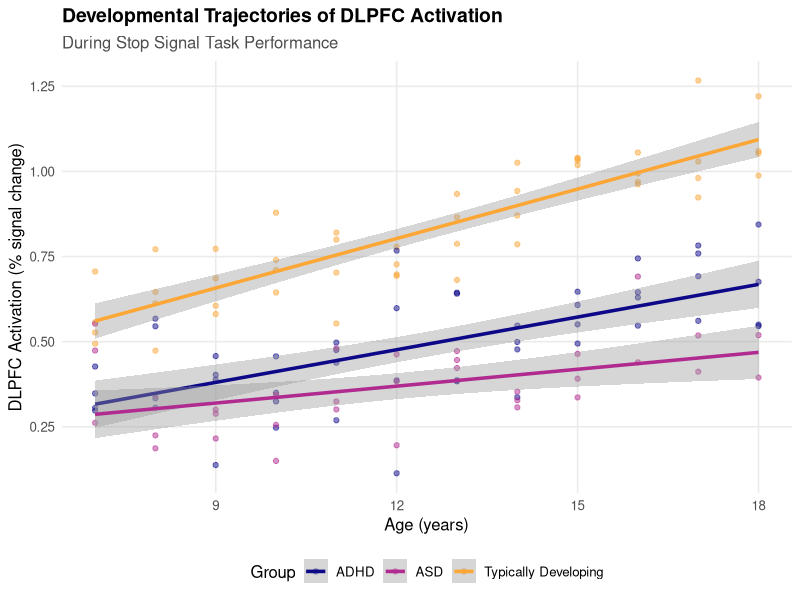
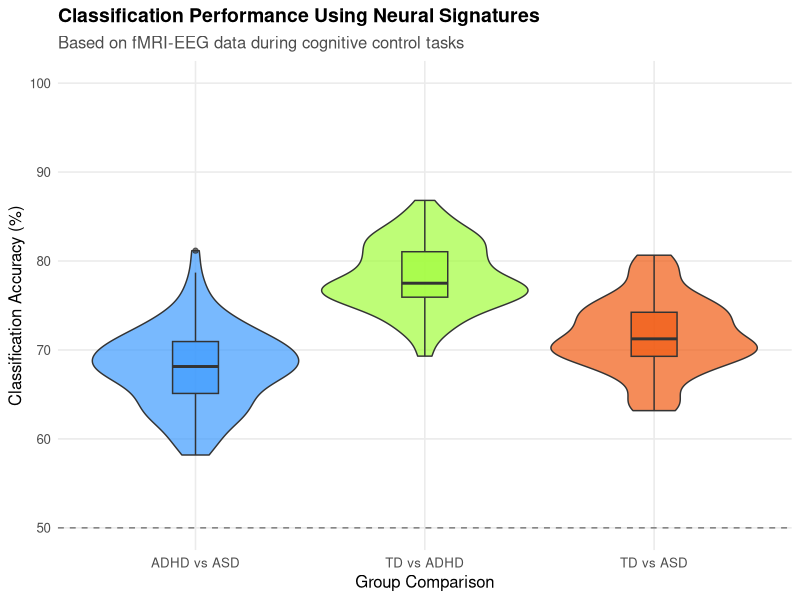
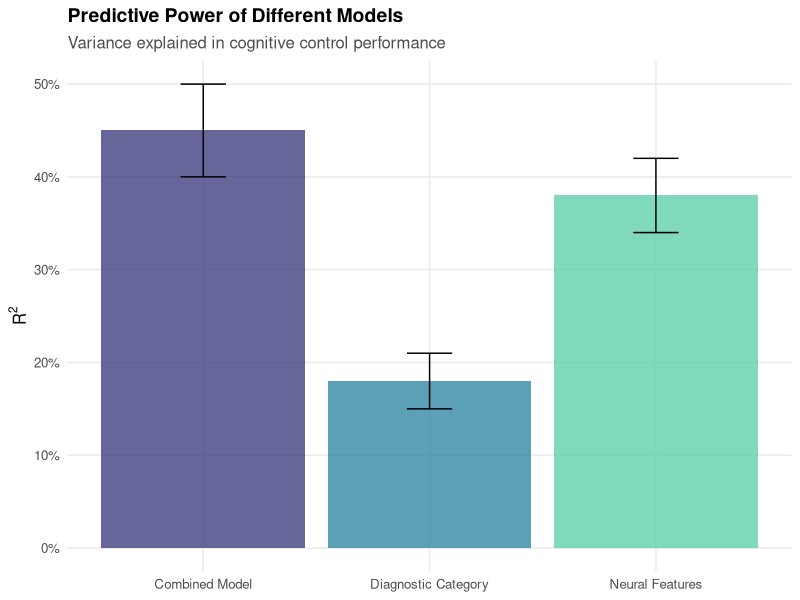

Reproduce these figures in R, in order. (Note: this script raises an error after producing the figures.)
## ---- chunk 1
#| include: false

# Load required libraries
library(tidyverse)
library(knitr)
library(ggplot2)
library(patchwork)
library(viridis)
library(scales)
library(kableExtra)

# Set default chunk options
knitr::opts_chunk$set(
  echo = TRUE,
  warning = FALSE,
  message = FALSE,
  fig.width = 8,
  fig.height = 5,
  dpi = 300,
  out.width = "100%"
)

# Set theme for plots
theme_set(
  theme_minimal(base_size = 12) +
    theme(
      plot.title = element_text(face = "bold", size = 14),
      plot.subtitle = element_text(size = 12, color = "gray30"),
      legend.position = "bottom",
      panel.grid.minor = element_blank()
    )
)
## ---- chunk 2
# Simulate data for demonstration purposes
set.seed(123)
age_range <- 7:18
n_per_age_td <- 4 # 4 subjects per age in TD group
n_per_age_adhd <- 4 # 4 subjects per age in ADHD group
n_per_age_asd <- 3 # 3-4 subjects per age in ASD group (slightly fewer)

# Generate simulated data
generate_data <- function(ages, n_per_age, group, intercept, slope, noise_sd) {
  data <- data.frame()
  for (age in ages) {
    n <- n_per_age
    if (group == "ASD" && age > 15) n <- n - 1 # Fewer ASD participants in older ages

    age_data <- data.frame(
      age = rep(age, n),
      group = rep(group, n),
      activation = intercept + slope * age + rnorm(n, 0, noise_sd)
    )
    data <- rbind(data, age_data)
  }
  return(data)
}

# Generate data for each group with different developmental trajectories
td_data <- generate_data(
  age_range,
  n_per_age_td,
  "Typically Developing",
  0.2,
  0.05,
  0.1
)
adhd_data <- generate_data(age_range, n_per_age_adhd, "ADHD", 0.1, 0.03, 0.15)
asd_data <- generate_data(age_range, n_per_age_asd, "ASD", 0.15, 0.02, 0.12)

# Combine data
all_data <- rbind(td_data, adhd_data, asd_data)

# Create plot
ggplot(all_data, aes(x = age, y = activation, color = group)) +
  geom_point(alpha = 0.5) +
  geom_smooth(method = "lm", formula = y ~ x, se = TRUE, linewidth = 1.2) +
  scale_color_viridis_d(option = "plasma", end = 0.8) +
  labs(
    title = "Developmental Trajectories of DLPFC Activation",
    subtitle = "During Stop Signal Task Performance",
    x = "Age (years)",
    y = "DLPFC Activation (% signal change)",
    color = "Group"
  ) +
  theme(legend.position = "bottom")
## ---- chunk 3
# Simulate classification performance data
set.seed(234)
classification_data <- data.frame(
  comparison = rep(c("TD vs ADHD", "TD vs ASD", "ADHD vs ASD"), each = 100),
  accuracy = c(
    rbeta(100, 78, 22) * 100, # TD vs ADHD (mean ~78%)
    rbeta(100, 72, 28) * 100, # TD vs ASD (mean ~72%)
    rbeta(100, 68, 32) * 100 # ADHD vs ASD (mean ~68%)
  )
)

# Plot classification performance
ggplot(
  classification_data,
  aes(x = comparison, y = accuracy, fill = comparison)
) +
  geom_violin(alpha = 0.7, scale = "width") +
  geom_boxplot(width = 0.2, alpha = 0.7) +
  scale_fill_viridis_d(option = "turbo", begin = 0.2, end = 0.8) +
  labs(
    title = "Classification Performance Using Neural Signatures",
    subtitle = "Based on fMRI-EEG data during cognitive control tasks",
    x = "Group Comparison",
    y = "Classification Accuracy (%)",
    fill = "Comparison"
  ) +
  theme(legend.position = "none") +
  coord_cartesian(ylim = c(50, 100)) +
  geom_hline(yintercept = 50, linetype = "dashed", color = "gray50")
## ---- chunk 4
# Simulate variance explained data
model_data <- data.frame(
  model = c("Diagnostic Category", "Neural Features", "Combined Model"),
  variance_explained = c(0.18, 0.38, 0.45),
  se = c(0.03, 0.04, 0.05)
)

# Plot variance explained
ggplot(model_data, aes(x = model, y = variance_explained, fill = model)) +
  geom_col(position = position_dodge(), alpha = 0.8) +
  geom_errorbar(
    aes(ymin = variance_explained - se, ymax = variance_explained + se),
    width = 0.2,
    position = position_dodge(0.9)
  ) +
  scale_fill_viridis_d(option = "mako", begin = 0.3, end = 0.8) +
  labs(
    title = "Predictive Power of Different Models",
    subtitle = "Variance explained in cognitive control performance",
    x = NULL,
    y = expression(R^2),
    fill = "Model"
  ) +
  scale_y_continuous(labels = scales::percent) +
  theme(legend.position = "none")
## ---- chunk 5
# Create recruitment summary table
recruitment_data <- data.frame(
  Group = c("Typically Developing", "ADHD", "ASD", "Total"),
  Target = c(60, 60, 60, 180),
  Recruited = c(52, 58, 49, 159),
  Completed = c(48, 52, 45, 145),
  `Completion Rate` = c("92.3%", "89.7%", "91.8%", "91.2%")
)

# Format as table
kable(
  recruitment_data,
  caption = "Table 1: Participant recruitment and completion status."
) %>%
  kable_styling(
    bootstrap_options = c("striped", "hover"),
    full_width = FALSE
  ) %>%
  row_spec(nrow(recruitment_data), bold = TRUE)
## ---- chunk 6
# Create budget summary table
budget_categories <- c(
  "Personnel",
  "Equipment",
  "Supplies",
  "Travel",
  "Participant Costs",
  "Other Direct Costs",
  "Indirect Costs",
  "Total"
)

budget_data <- data.frame(
  Category = budget_categories,
  Budgeted = c(285000, 125000, 30000, 20000, 60000, 145000, 199500, 864500),
  Spent = c(271250, 122500, 27500, 17500, 53000, 139000, 189562.5, 820312.5),
  Remaining = c(13750, 2500, 2500, 2500, 7000, 6000, 9937.5, 44187.5),
  `Percent Spent` = c(
    "95.2%",
    "98.0%",
    "91.7%",
    "87.5%",
    "88.3%",
    "95.9%",
    "95.0%",
    "94.9%"
  )
)

# Format as table with dollar amounts
kable(
  budget_data,
  caption = "Table 2: Budget summary for the current reporting period."
) %>%
  kable_styling(
    bootstrap_options = c("striped", "hover"),
    full_width = FALSE
  ) %>%
  column_spec(2:4, format = "dollar") %>%
  row_spec(nrow(budget_data), bold = TRUE)
